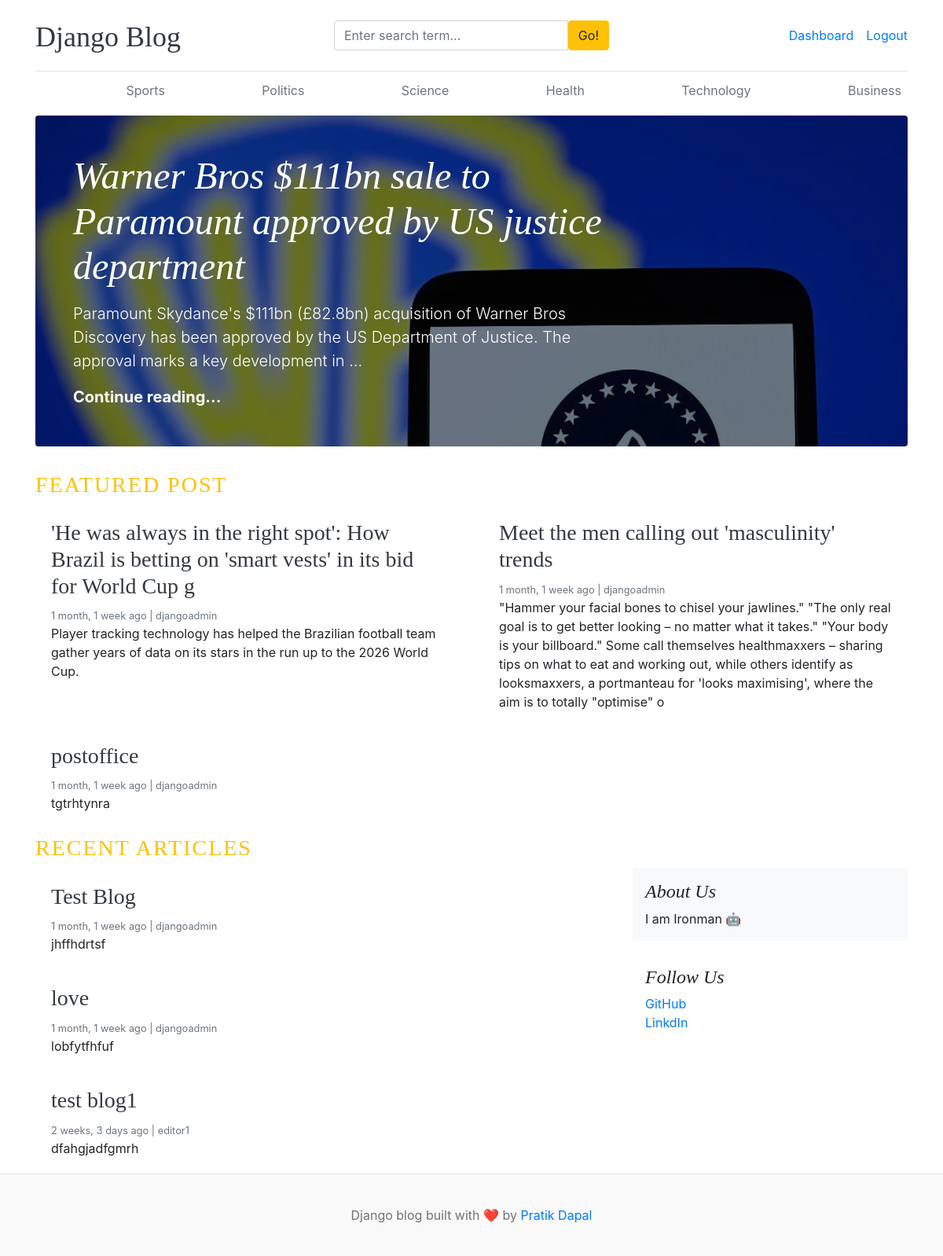
The app's page / (signed in) with its own data.
### blogs/models.py (models this page shows, shortened)
class Category(models.Model):
    category_name = models.CharField(max_length=50, unique=True)
    created_at = models.DateTimeField(auto_now_add=True)
    updated_at = models.DateTimeField(auto_now=True)
    class Meta:
        verbose_name_plural= 'categories'

class Blog(models.Model):
    title = models.CharField(max_length=100)
    slug = models.SlugField(max_length=150, unique=True, blank=True)
    category = models.ForeignKey(Category, on_delete=models.CASCADE)
    author = models.ForeignKey(User, on_delete=models.CASCADE)
    featured_image = models.ImageField(upload_to='uploads/%Y/%m/%d')
    short_description = models.TextField(max_length=500)
    blog_body = models.TextField(max_length=2000)
    status = models.CharField(max_length=20, choices=STATUS_CHOICES ,default="Drafts")
    is_featured = models.BooleanField(default=False)
    created_at = models.DateTimeField(auto_now_add=True)
    updated_at = models.DateTimeField(auto_now=True)
    def __str__(self):
        return self.title

### assignments/models.py (models this page shows, shortened)
class About(models.Model):
    about_heading = models.CharField(max_length=25)
    about_description = models.TextField(max_length=225)
    created_at = models.DateTimeField(auto_now_add=True)
    updated_at = models.DateTimeField(auto_now=True)
    class Meta:
        verbose_name_plural = 'About'

class SocialLink(models.Model):
    platform = models.CharField(max_length=25)
    link = models.URLField(max_length=100)
    created_at = models.DateTimeField(auto_now_add=True)
    updated_at = models.DateTimeField(auto_now=True)

### blog_main/views.py (the view)
# urls.py: 2. Add a URL to urlpatterns:  path('', views.home, name='home')
def home(request):
    featured_posts = Blog.objects.filter(is_featured=True, status='Published').order_by('updated_at')
    posts = Blog.objects.filter(is_featured=False, status='Published')
    print(posts)
    try:
        about = About.objects.get()
    except:
        about = None
    context = {
        'featured_posts' : featured_posts,
        'posts' : posts,
        'about': about,
    }
    return render(request, 'home.html', context)

### blogs/context_processors.py (called while the page is built)
def get_categories(request):
    categories = Category.objects.all()
    return dict(categories=categories)

def get_social_links(request):
    social_links = SocialLink.objects.all()
    return dict(social_links=social_links)

### templates/home.html (shortened to what this page needs)
{% extends 'base.html' %}
    {% block content%}
 {% for post in featured_posts  %}
 {% if forloop.first%}
 <div class="jumbotron p-3 p-md-5 text-white rounded bg-dark" style="background-image: url({{ post.featured_image.url}});background-blend-mode: overlay;background-size:cover;">
    <div class="col-md-8 px-0">
      <h1 class="display-4 font-italic">{{ post.title}}</h1>
      <p class="lead my-3">{{ post.short_description | truncatewords:25 }} </p>
      <p class="lead mb-0"><a href="{%  url 'blogs' post.slug %}" class="text-white font-weight-bold">Continue reading...</a></p>
    </div>
  </div>
  {%  endif %}
  {% endfor %}
   <h3 class="text-uppercase text-warning" style="letter-spacing: 2px;">Featured Post</h3>
  <div class="row mb-2">
    {% for post in featured_posts %}
    {% if not forloop.first %}
    <div class="col-md-6">
      <div class="card border-0" >
        <div class="card-body">
          <h3><a href="{%  url 'blogs' post.slug %}" class="text-dark">{{ post.title}}</a></h3>
          <small class="mb-1 text-muted">{{post.created_at | timesince}} ago | {{post.author}}</small>
          <p class="card-text">{{ post.short_description}}</p>
        </div>
      </div>
    </div>
    {%endif%}
     {% endfor %}
  </div>
  <h3 class="text-uppercase text-warning" style="letter-spacing: 2px;">Recent Articles</h3>
  <main role="main" class="container p-0">
    <div class="row">
      <div class="col-md-8 blog-main">
        {% for post in posts %}
         <div class="card border-0" >
        <div class="card-body">
          <h3><a href="{%  url 'blogs' post.slug %}" class="text-dark">{{ post.title}}</a></h3>
          <small class="mb-1 text-muted">{{post.created_at | timesince}} ago | {{post.author}}</small>
          <p class="card-text">{{ post.short_description | truncatewords:25}}</p>
        </div>
      </div>
        {% endfor %}
      </div>
      <aside class="col-md-4 blog-sidebar">
        <div class="p-3 mb-3 bg-light rounded">
          <h4 class="font-italic">{{ about.about_heading }}</h4>
          <p class="mb-0">{{ about.about_description}}</p>
        </div>
        {% if social_links %}
        <div class="p-3">
          <h4 class="font-italic">Follow Us</h4>
          <ol class="list-unstyled">
            {% for i in social_links %}
            <li><a href="{{ i.link }}" target"_blank">{{ i.platform }}</a></li>
            {% endfor %}
          </ol>
        </div>
        {% endif %}
      </aside>
    </div>
  </main>
</div>
{% endblock %}

### templates/base.html (shortened to what this page needs)
{% load static%}
<!DOCTYPE html>
<html lang="en">
<head>
    <link href="https://getbootstrap.com/docs/4.0/dist/css/bootstrap.min.css" rel="stylesheet">
    <link href="{% static 'css/blog.css'%}" rel="stylesheet">
    <link rel="stylesheet" href="https://cdnjs.cloudflare.com/ajax/libs/font-awesome/4.7.0/css/font-awesome.min.css">
  </head>
<body>
    <div class="container">
      <header class="blog-header py-3">
        <div class="row flex-nowrap justify-content-between align-items-center">
          <div class="col-4 pt-1">
            <a class="blog-header-logo text-dark" href="/">Django Blog</a>
          </div>
          <div class="col-4">
            <form action="{% url "search" %}" method="GET">
              <div class="input-group">
                <input class="form-control" type="text" name="keyword" value="{{ keyword }}" placeholder="Enter search term..." aria-label="Enter search term...">
                <button type="submit" class="btn btn-warning" id="button-search" type="button">Go!</button>
              </div>
            </form>
          </div>
          <div class="col-4 d-flex justify-content-end align-items-center">
            {% if not user.is_authenticated %}
            <a class="btn btn-sm btn-warning" href="{% url 'login' %}">Login</a> &nbsp;
            <a class="btn btn-sm btn-outline-secondary" href="{% url 'register' %}">Register</a>
            {% else %}
            <span><a href="{% url 'dashboard' %}">Dashboard</a></span>
            <span><a href="{% url 'logout' %}">Logout</span>
            {% endif %}
          </div>
        </div>
      </header>
      <div class="nav-scroller py-1 mb-2">
        <nav class="nav d-flex justify-content-between">
          {% for cat in categories %}
          <a class="p-2 text-muted" href="{% url 'posts_by_category' cat.id %}">{{ cat.category_name}}</a>
          {% endfor %}
        </nav>
      </div>
{% block content%}
{% endblock %}
<footer class="blog-footer">
  <p>Django blog built with ❤️ by <a href="#">Pratik Dapal</a></p>
</footer>
</body>
</html>

### blog_main/static/css/blog.css (style rules this page uses)
.blog-header { border-bottom: 1px solid #e5e5e5; }
.blog-header-logo { font-family: "Playfair Display", Georgia, "Times New Roman", serif; font-size: 2.25rem; }
h1, h2, h3, h4, h5, h6 { font-family: "Playfair Display", Georgia, "Times New Roman", serif; }
.display-4 { font-size: 2.5rem; }
@media (min-width: 768px) { .display-4 { font-size: 3rem; } }
.blog-footer { padding: 2.5rem 0; color: #727272; text-align: center; background-color: #f9f9f9; border-top: .05rem solid #e5e5e5; }
.blog-footer p:last-child { margin-bottom: 0; }

### records on screen
Category: category_name "Sports"
Category: category_name "Politics"
Category: category_name "Science"
Category: category_name "Health"
Category: category_name "Technology"
Category: category_name "Business"
Blog: featured_image (picture), title "Warner Bros $111bn sale to Paramount approved by US justice department", short_description "Paramount Skydance's $111bn (£82.8bn) acquisition of Warner Bros Discovery has been approved by the US Department of Justice. The approval marks a key development in …"
Blog: title "'He was always in the right spot': How Brazil is betting on 'smart vests' in its bid for World Cup g", created_at "1 month, 1 week", author "djangoadmin", short_description "Player tracking technology has helped the Brazilian football team gather years of data on its stars in the run up to the 2026 World Cup."
Blog: title "Meet the men calling out 'masculinity' trends", created_at "1 month, 1 week", author "djangoadmin", short_description "\"Hammer your facial bones to chisel your jawlines.\" \"The only real goal is to get better looking – no matter what it takes.\" \"Your body is your billboard.\" Some call themselves healthmaxxers – sharing tips on what to eat and working out, while others identify as looksmaxxers, a portmanteau for 'looks maximising', where the aim is to totally \"optimise\" o"
Blog: title "postoffice", created_at "1 month, 1 week", author "djangoadmin", short_description "tgtrhtynra"
Blog: title "Test Blog", created_at "1 month, 1 week", author "djangoadmin", short_description "jhffhdrtsf"
Blog: title "love", created_at "1 month, 1 week", author "djangoadmin", short_description "lobfytfhfuf"
Blog: title "test blog1", created_at "2 weeks, 3 days", author "editor1", short_description "dfahgjadfgmrh"
About: about_heading "About Us", about_description "I am Ironman 🤖"
SocialLink: platform "GitHub"
SocialLink: platform "LinkdIn"
